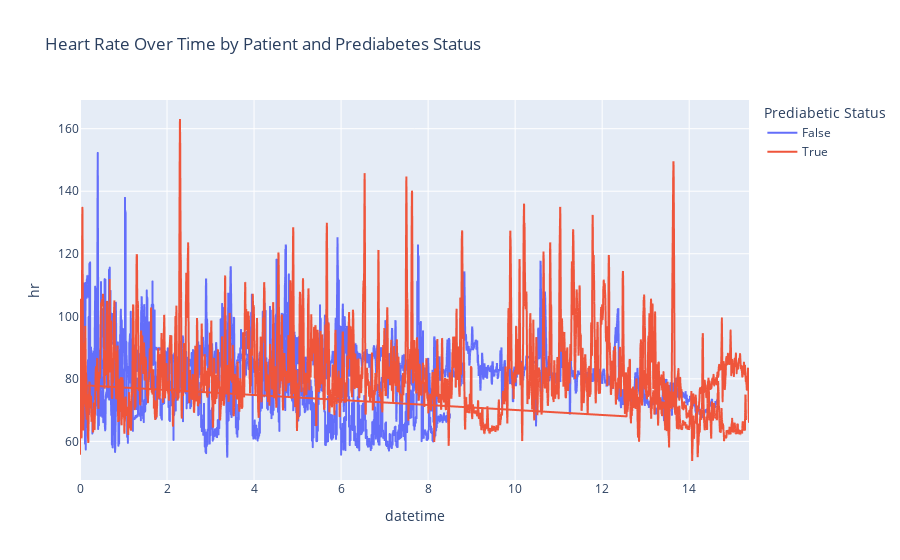

Source (notebook cell):
### Code cell
# Plot
fig = px.line(
    hr_df_1,
    x='datetime',
    y=' hr',
    color='prediabetic',      # color based on diabetes status
    line_group='ID',  # separate line per patient
    title='Heart Rate Over Time by Patient and Prediabetes Status',
    labels={'prediabetic': 'Prediabetic Status'}
)

fig.show()

### Figure 1 — Plotly figure (JSON) as saved in the notebook; plotly's stock layout.template omitted (floating-point values rounded to 4 significant figures; data arrays with more than 128 entries replaced by an {"elided": "..."} marker saying what was removed)
{"data": [{"hovertemplate": "Prediabetic Status=False<br>ID=1<br>datetime=%{x}<br> hr=%{y}<extra></extra>", "legendgroup": "False", "line": {"color": "#636efa", "dash": "solid"}, "marker": {"symbol": "circle"}, "mode": "lines", "name": "False", "showlegend": true, "type": "scattergl", "x": {"elided": "30660 float values"}, "xaxis": "x", "y": {"elided": "30660 float values"}, "yaxis": "y"}, {"hovertemplate": "Prediabetic Status=False<br>ID=2<br>datetime=%{x}<br> hr=%{y}<extra></extra>", "legendgroup": "False", "line": {"color": "#636efa", "dash": "solid"}, "marker": {"symbol": "circle"}, "mode": "lines", "name": "False", "showlegend": false, "type": "scattergl", "x": {"elided": "52055 float values"}, "xaxis": "x", "y": {"elided": "52055 float values"}, "yaxis": "y"}, {"hovertemplate": "Prediabetic Status=False<br>ID=14<br>datetime=%{x}<br> hr=%{y}<extra></extra>", "legendgroup": "False", "line": {"color": "#636efa", "dash": "solid"}, "marker": {"symbol": "circle"}, "mode": "lines", "name": "False", "showlegend": false, "type": "scattergl", "x": {"elided": "5149 float values"}, "xaxis": "x", "y": {"elided": "5149 float values"}, "yaxis": "y"}, {"hovertemplate": "Prediabetic Status=True<br>ID=4<br>datetime=%{x}<br> hr=%{y}<extra></extra>", "legendgroup": "True", "line": {"color": "#EF553B", "dash": "solid"}, "marker": {"symbol": "circle"}, "mode": "lines", "name": "True", "showlegend": true, "type": "scattergl", "x": {"elided": "10699 float values"}, "xaxis": "x", "y": {"elided": "10699 float values"}, "yaxis": "y"}, {"hovertemplate": "Prediabetic Status=True<br>ID=9<br>datetime=%{x}<br> hr=%{y}<extra></extra>", "legendgroup": "True", "line": {"color": "#EF553B", "dash": "solid"}, "marker": {"symbol": "circle"}, "mode": "lines", "name": "True", "showlegend": false, "type": "scattergl", "x": {"elided": "55104 float values"}, "xaxis": "x", "y": {"elided": "55104 float values"}, "yaxis": "y"}], "layout": {"legend": {"title": {"text": "Prediabetic Status"}, "tracegroupgap": 0}, "title": {"text": "Heart Rate Over Time by Patient and Prediabetes Status"}, "xaxis": {"anchor": "y", "domain": [0, 1], "title": {"text": "datetime"}}, "yaxis": {"anchor": "x", "domain": [0, 1], "title": {"text": " hr"}}}}
